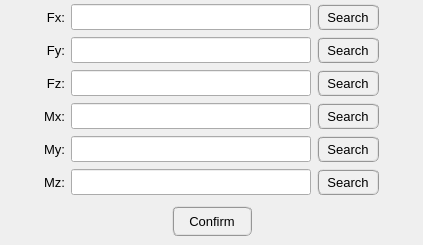
        <widget class="QWidget" name="tab_table_values">
         <attribute name="title">
          <string>Load tables</string>
         </attribute>
         <layout class="QGridLayout" name="gridLayout_15">
          <property name="leftMargin">
           <number>0</number>
          </property>
          <property name="topMargin">
           <number>0</number>
          </property>
          <property name="rightMargin">
           <number>0</number>
          </property>
          <property name="bottomMargin">
           <number>0</number>
          </property>
          <property name="spacing">
           <number>0</number>
          </property>
          <item row="2" column="0">
           <widget class="QFrame" name="frame_8">
            <property name="minimumSize">
             <size>
              <width>0</width>
              <height>48</height>
             </size>
            </property>
            <property name="maximumSize">
             <size>
              <width>16777215</width>
              <height>48</height>
             </size>
            </property>
            <property name="frameShape">
             <enum>QFrame::NoFrame</enum>
            </property>
            <property name="frameShadow">
             <enum>QFrame::Raised</enum>
            </property>
            <layout class="QGridLayout" name="gridLayout_16">
             <property name="leftMargin">
              <number>4</number>
             </property>
             <property name="topMargin">
              <number>4</number>
             </property>
             <property name="rightMargin">
              <number>4</number>
             </property>
             <property name="bottomMargin">
              <number>4</number>
             </property>
             <property name="spacing">
              <number>4</number>
             </property>
             <item row="0" column="1">
              <widget class="QPushButton" name="pushButton_table_values_confirm">
               <property name="minimumSize">
                <size>
                 <width>80</width>
                 <height>30</height>
                </size>
               </property>
               <property name="maximumSize">
                <size>
                 <width>80</width>
                 <height>30</height>
                </size>
               </property>
               <property name="font">
                <font>
                 <pointsize>10</pointsize>
                </font>
               </property>
               <property name="styleSheet">
                <string notr="true">QPushButton{border-radius: 6px; border-color: rgb(150, 150, 150); border-style: ridge; border-width: 2px; color: rgb(0, 0, 0); background-color: rgb(240, 240, 240)}
QPushButton:hover{border-radius: 6px; border-color: rgb(0, 170, 255); border-style: ridge; border-width: 2px; color: rgb(0, 0, 0); background-color: rgba(174, 213, 255, 100)}
QPushButton:pressed{border-radius: 6px; border-color: rgb(0, 170, 255); border-style: ridge; border-width: 2px; color: rgb(0, 0, 0); background-color: rgb(174, 213, 255)}
QPushButton:disabled{border-radius: 6px; border-color: rgb(150, 150, 150); border-style: ridge; border-width: 0px; color: rgb(150,150, 150); background-color: rgb(220, 220, 220)}</string>
               </property>
               <property name="text">
                <string>Confirm</string>
               </property>
              </widget>
             </item>
             <item row="0" column="0">
              <spacer name="horizontalSpacer_9">
               <property name="orientation">
                <enum>Qt::Horizontal</enum>
               </property>
               <property name="sizeHint" stdset="0">
                <size>
                 <width>40</width>
                 <height>20</height>
                </size>
               </property>
              </spacer>
             </item>
             <item row="0" column="2">
              <spacer name="horizontalSpacer_10">
               <property name="orientation">
                <enum>Qt::Horizontal</enum>
               </property>
               <property name="sizeHint" stdset="0">
                <size>
                 <width>40</width>
                 <height>20</height>
                </size>
               </property>
              </spacer>
             </item>
            </layout>
           </widget>
          </item>
          <item row="0" column="0">
           <widget class="QFrame" name="frame_9">
            <property name="frameShape">
             <enum>QFrame::NoFrame</enum>
            </property>
            <property name="frameShadow">
             <enum>QFrame::Raised</enum>
            </property>
            <layout class="QGridLayout" name="gridLayout_3">
             <property name="leftMargin">
              <number>4</number>
             </property>
             <property name="topMargin">
              <number>4</number>
             </property>
             <property name="rightMargin">
              <number>4</number>
             </property>
             <property name="bottomMargin">
              <number>2</number>
             </property>
             <property name="horizontalSpacing">
              <number>6</number>
             </property>
             <property name="verticalSpacing">
              <number>7</number>
             </property>
             <item row="1" column="1">
              <widget class="QLabel" name="label_Uy_table">
               <property name="enabled">
                <bool>true</bool>
               </property>
               <property name="minimumSize">
                <size>
                 <width>0</width>
                 <height>26</height>
                </size>
               </property>
               <property name="maximumSize">
                <size>
                 <width>38</width>
                 <height>26</height>
                </size>
               </property>
               <property name="font">
                <font>
                 <pointsize>10</pointsize>
                </font>
               </property>
               <property name="text">
                <string>Fy:</string>
               </property>
               <property name="alignment">
                <set>Qt::AlignRight|Qt::AlignTrailing|Qt::AlignVCenter</set>
               </property>
              </widget>
             </item>
             <item row="2" column="2">
              <widget class="QLineEdit" name="lineEdit_path_table_Fz">
               <property name="enabled">
                <bool>true</bool>
               </property>
               <property name="minimumSize">
                <size>
                 <width>240</width>
                 <height>26</height>
                </size>
               </property>
               <property name="maximumSize">
                <size>
                 <width>240</width>
                 <height>26</height>
                </size>
               </property>
               <property name="alignment">
                <set>Qt::AlignCenter</set>
               </property>
              </widget>
             </item>
             <item row="5" column="3">
              <widget class="QPushButton" name="pushButton_load_Mz_table">
               <property name="enabled">
                <bool>true</bool>
               </property>
               <property name="sizePolicy">
                <sizepolicy hsizetype="Expanding" vsizetype="Fixed">
                 <horstretch>0</horstretch>
                 <verstretch>0</verstretch>
                </sizepolicy>
               </property>
               <property name="minimumSize">
                <size>
                 <width>62</width>
                 <height>26</height>
                </size>
               </property>
               <property name="maximumSize">
                <size>
                 <width>62</width>
                 <height>26</height>
                </size>
               </property>
               <property name="font">
                <font>
                 <pointsize>10</pointsize>
                </font>
               </property>
               <property name="styleSheet">
                <string notr="true">QPushButton{border-radius: 6px; border-color: rgb(150, 150, 150); border-style: ridge; border-width: 2px; color: rgb(0, 0, 0); background-color: rgb(240, 240, 240)}
QPushButton:hover{border-radius: 6px; border-color: rgb(0, 170, 255); border-style: ridge; border-width: 2px; color: rgb(0, 0, 0); background-color: rgba(174, 213, 255, 100)}
QPushButton:pressed{border-radius: 6px; border-color: rgb(0, 170, 255); border-style: ridge; border-width: 2px; color: rgb(0, 0, 0); background-color: rgb(174, 213, 255)}
QPushButton:disabled{border-radius: 6px; border-color: rgb(150, 150, 150); border-style: ridge; border-width: 0px; color: rgb(150,150, 150); background-color: rgb(220, 220, 220)}</string>
               </property>
               <property name="text">
                <string>Search</string>
               </property>
              </widget>
             </item>
             <item row="0" column="2">
              <widget class="QLineEdit" name="lineEdit_path_table_Fx">
               <property name="enabled">
                <bool>true</bool>
               </property>
               <property name="minimumSize">
                <size>
                 <width>240</width>
                 <height>26</height>
                </size>
               </property>
               <property name="maximumSize">
                <size>
                 <width>240</width>
                 <height>26</height>
                </size>
               </property>
               <property name="alignment">
                <set>Qt::AlignCenter</set>
               </property>
              </widget>
             </item>
             <item row="0" column="3">
              <widget class="QPushButton" name="pushButton_load_Fx_table">
               <property name="enabled">
                <bool>true</bool>
               </property>
               <property name="sizePolicy">
                <sizepolicy hsizetype="Expanding" vsizetype="Fixed">
                 <horstretch>0</horstretch>
                 <verstretch>0</verstretch>
                </sizepolicy>
               </property>
               <property name="minimumSize">
                <size>
                 <width>62</width>
                 <height>26</height>
                </size>
               </property>
               <property name="maximumSize">
                <size>
                 <width>62</width>
                 <height>26</height>
                </size>
               </property>
               <property name="font">
                <font>
                 <pointsize>10</pointsize>
                </font>
               </property>
               <property name="styleSheet">
                <string notr="true">QPushButton{border-radius: 6px; border-color: rgb(150, 150, 150); border-style: ridge; border-width: 2px; color: rgb(0, 0, 0); background-color: rgb(240, 240, 240)}
QPushButton:hover{border-radius: 6px; border-color: rgb(0, 170, 255); border-style: ridge; border-width: 2px; color: rgb(0, 0, 0); background-color: rgba(174, 213, 255, 100)}
QPushButton:pressed{border-radius: 6px; border-color: rgb(0, 170, 255); border-style: ridge; border-width: 2px; color: rgb(0, 0, 0); background-color: rgb(174, 213, 255)}
QPushButton:disabled{border-radius: 6px; border-color: rgb(150, 150, 150); border-style: ridge; border-width: 0px; color: rgb(150,150, 150); background-color: rgb(220, 220, 220)}</string>
               </property>
               <property name="text">
                <string>Search</string>
               </property>
              </widget>
             </item>
             <item row="2" column="1">
              <widget class="QLabel" name="label_Uz_table">
               <property name="enabled">
                <bool>true</bool>
               </property>
               <property name="minimumSize">
                <size>
                 <width>0</width>
                 <height>26</height>
                </size>
               </property>
               <property name="maximumSize">
                <size>
                 <width>38</width>
                 <height>26</height>
                </size>
               </property>
               <property name="font">
                <font>
                 <pointsize>10</pointsize>
                </font>
               </property>
               <property name="text">
                <string>Fz:</string>
               </property>
               <property name="alignment">
                <set>Qt::AlignRight|Qt::AlignTrailing|Qt::AlignVCenter</set>
               </property>
              </widget>
             </item>
             <item row="5" column="2">
              <widget class="QLineEdit" name="lineEdit_path_table_Mz">
               <property name="enabled">
                <bool>true</bool>
               </property>
               <property name="minimumSize">
                <size>
                 <width>240</width>
                 <height>26</height>
                </size>
               </property>
               <property name="maximumSize">
                <size>
                 <width>240</width>
                 <height>26</height>
                </size>
               </property>
               <property name="alignment">
                <set>Qt::AlignCenter</set>
               </property>
              </widget>
             </item>
             <item row="1" column="2">
              <widget class="QLineEdit" name="lineEdit_path_table_Fy">
               <property name="enabled">
                <bool>true</bool>
               </property>
               <property name="minimumSize">
                <size>
                 <width>240</width>
                 <height>26</height>
                </size>
               </property>
               <property name="maximumSize">
                <size>
                 <width>240</width>
                 <height>26</height>
                </size>
               </property>
               <property name="alignment">
                <set>Qt::AlignCenter</set>
               </property>
              </widget>
             </item>
             <item row="2" column="3">
              <widget class="QPushButton" name="pushButton_load_Fz_table">
               <property name="enabled">
                <bool>true</bool>
               </property>
               <property name="sizePolicy">
                <sizepolicy hsizetype="Expanding" vsizetype="Fixed">
                 <horstretch>0</horstretch>
                 <verstretch>0</verstretch>
                </sizepolicy>
               </property>
               <property name="minimumSize">
                <size>
                 <width>62</width>
                 <height>26</height>
                </size>
               </property>
               <property name="maximumSize">
                <size>
                 <width>62</width>
                 <height>26</height>
                </size>
               </property>
               <property name="font">
                <font>
                 <pointsize>10</pointsize>
                </font>
               </property>
               <property name="styleSheet">
                <string notr="true">QPushButton{border-radius: 6px; border-color: rgb(150, 150, 150); border-style: ridge; border-width: 2px; color: rgb(0, 0, 0); background-color: rgb(240, 240, 240)}
QPushButton:hover{border-radius: 6px; border-color: rgb(0, 170, 255); border-style: ridge; border-width: 2px; color: rgb(0, 0, 0); background-color: rgba(174, 213, 255, 100)}
QPushButton:pressed{border-radius: 6px; border-color: rgb(0, 170, 255); border-style: ridge; border-width: 2px; color: rgb(0, 0, 0); background-color: rgb(174, 213, 255)}
QPushButton:disabled{border-radius: 6px; border-color: rgb(150, 150, 150); border-style: ridge; border-width: 0px; color: rgb(150,150, 150); background-color: rgb(220, 220, 220)}</string>
               </property>
               <property name="text">
                <string>Search</string>
               </property>
              </widget>
             </item>
             <item row="1" column="3">
              <widget class="QPushButton" name="pushButton_load_Fy_table">
               <property name="enabled">
                <bool>true</bool>
               </property>
               <property name="sizePolicy">
                <sizepolicy hsizetype="Expanding" vsizetype="Fixed">
                 <horstretch>0</horstretch>
                 <verstretch>0</verstretch>
                </sizepolicy>
               </property>
               <property name="minimumSize">
                <size>
                 <width>62</width>
                 <height>26</height>
                </size>
               </property>
               <property name="maximumSize">
                <size>
                 <width>62</width>
                 <height>26</height>
                </size>
               </property>
               <property name="font">
                <font>
                 <pointsize>10</pointsize>
                </font>
               </property>
               <property name="styleSheet">
                <string notr="true">QPushButton{border-radius: 6px; border-color: rgb(150, 150, 150); border-style: ridge; border-width: 2px; color: rgb(0, 0, 0); background-color: rgb(240, 240, 240)}
QPushButton:hover{border-radius: 6px; border-color: rgb(0, 170, 255); border-style: ridge; border-width: 2px; color: rgb(0, 0, 0); background-color: rgba(174, 213, 255, 100)}
QPushButton:pressed{border-radius: 6px; border-color: rgb(0, 170, 255); border-style: ridge; border-width: 2px; color: rgb(0, 0, 0); background-color: rgb(174, 213, 255)}
QPushButton:disabled{border-radius: 6px; border-color: rgb(150, 150, 150); border-style: ridge; border-width: 0px; color: rgb(150,150, 150); background-color: rgb(220, 220, 220)}</string>
               </property>
               <property name="text">
                <string>Search</string>
               </property>
              </widget>
             </item>
             <item row="0" column="1">
              <widget class="QLabel" name="label_Ux_table">
               <property name="enabled">
                <bool>true</bool>
               </property>
               <property name="minimumSize">
                <size>
                 <width>0</width>
                 <height>26</height>
                </size>
               </property>
               <property name="maximumSize">
                <size>
                 <width>38</width>
                 <height>26</height>
                </size>
               </property>
               <property name="font">
                <font>
                 <pointsize>10</pointsize>
                </font>
               </property>
               <property name="text">
                <string>Fx:</string>
               </property>
               <property name="alignment">
                <set>Qt::AlignRight|Qt::AlignTrailing|Qt::AlignVCenter</set>
               </property>
              </widget>
             </item>
             <item row="3" column="1">
              <widget class="QLabel" name="label_Rx_table">
               <property name="enabled">
                <bool>true</bool>
               </property>
               <property name="minimumSize">
                <size>
                 <width>0</width>
                 <height>26</height>
                </size>
               </property>
               <property name="maximumSize">
                <size>
                 <width>38</width>
                 <height>26</height>
                </size>
               </property>
               <property name="font">
                <font>
                 <pointsize>10</pointsize>
                </font>
               </property>
               <property name="text">
                <string>Mx:</string>
               </property>
               <property name="alignment">
                <set>Qt::AlignRight|Qt::AlignTrailing|Qt::AlignVCenter</set>
               </property>
              </widget>
             </item>
             <item row="3" column="2">
              <widget class="QLineEdit" name="lineEdit_path_table_Mx">
               <property name="enabled">
                <bool>true</bool>
               </property>
               <property name="minimumSize">
                <size>
                 <width>240</width>
                 <height>26</height>
                </size>
               </property>
               <property name="maximumSize">
                <size>
                 <width>240</width>
                 <height>26</height>
                </size>
               </property>
               <property name="alignment">
                <set>Qt::AlignCenter</set>
               </property>
              </widget>
             </item>
             <item row="3" column="3">
              <widget class="QPushButton" name="pushButton_load_Mx_table">
               <property name="enabled">
                <bool>true</bool>
               </property>
               <property name="sizePolicy">
                <sizepolicy hsizetype="Expanding" vsizetype="Fixed">
                 <horstretch>0</horstretch>
                 <verstretch>0</verstretch>
                </sizepolicy>
               </property>
               <property name="minimumSize">
                <size>
                 <width>62</width>
                 <height>26</height>
                </size>
               </property>
               <property name="maximumSize">
                <size>
                 <width>62</width>
                 <height>26</height>
                </size>
               </property>
               <property name="font">
                <font>
                 <pointsize>10</pointsize>
                </font>
               </property>
               <property name="styleSheet">
                <string notr="true">QPushButton{border-radius: 6px; border-color: rgb(150, 150, 150); border-style: ridge; border-width: 2px; color: rgb(0, 0, 0); background-color: rgb(240, 240, 240)}
QPushButton:hover{border-radius: 6px; border-color: rgb(0, 170, 255); border-style: ridge; border-width: 2px; color: rgb(0, 0, 0); background-color: rgba(174, 213, 255, 100)}
QPushButton:pressed{border-radius: 6px; border-color: rgb(0, 170, 255); border-style: ridge; border-width: 2px; color: rgb(0, 0, 0); background-color: rgb(174, 213, 255)}
QPushButton:disabled{border-radius: 6px; border-color: rgb(150, 150, 150); border-style: ridge; border-width: 0px; color: rgb(150,150, 150); background-color: rgb(220, 220, 220)}</string>
               </property>
               <property name="text">
                <string>Search</string>
               </property>
              </widget>
             </item>
             <item row="4" column="3">
              <widget class="QPushButton" name="pushButton_load_My_table">
               <property name="enabled">
                <bool>true</bool>
               </property>
               <property name="sizePolicy">
                <sizepolicy hsizetype="Expanding" vsizetype="Fixed">
                 <horstretch>0</horstretch>
                 <verstretch>0</verstretch>
                </sizepolicy>
               </property>
               <property name="minimumSize">
                <size>
                 <width>62</width>
                 <height>26</height>
                </size>
               </property>
               <property name="maximumSize">
                <size>
                 <width>62</width>
                 <height>26</height>
                </size>
               </property>
               <property name="font">
                <font>
                 <pointsize>10</pointsize>
                </font>
               </property>
               <property name="styleSheet">
                <string notr="true">QPushButton{border-radius: 6px; border-color: rgb(150, 150, 150); border-style: ridge; border-width: 2px; color: rgb(0, 0, 0); background-color: rgb(240, 240, 240)}
QPushButton:hover{border-radius: 6px; border-color: rgb(0, 170, 255); border-style: ridge; border-width: 2px; color: rgb(0, 0, 0); background-color: rgba(174, 213, 255, 100)}
QPushButton:pressed{border-radius: 6px; border-color: rgb(0, 170, 255); border-style: ridge; border-width: 2px; color: rgb(0, 0, 0); background-color: rgb(174, 213, 255)}
QPushButton:disabled{border-radius: 6px; border-color: rgb(150, 150, 150); border-style: ridge; border-width: 0px; color: rgb(150,150, 150); background-color: rgb(220, 220, 220)}</string>
               </property>
               <property name="text">
                <string>Search</string>
               </property>
              </widget>
             </item>
             <item row="4" column="1">
              <widget class="QLabel" name="label_Ry_table">
               <property name="enabled">
                <bool>true</bool>
               </property>
               <property name="minimumSize">
                <size>
                 <width>0</width>
                 <height>26</height>
                </size>
               </property>
               <property name="maximumSize">
                <size>
                 <width>38</width>
                 <height>26</height>
                </size>
               </property>
               <property name="font">
                <font>
                 <pointsize>10</pointsize>
                </font>
               </property>
               <property name="text">
                <string>My:</string>
               </property>
               <property name="alignment">
                <set>Qt::AlignRight|Qt::AlignTrailing|Qt::AlignVCenter</set>
               </property>
              </widget>
             </item>
             <item row="4" column="2">
              <widget class="QLineEdit" name="lineEdit_path_table_My">
               <property name="enabled">
                <bool>true</bool>
               </property>
               <property name="minimumSize">
                <size>
                 <width>240</width>
                 <height>26</height>
                </size>
               </property>
               <property name="maximumSize">
                <size>
                 <width>240</width>
                 <height>26</height>
                </size>
               </property>
               <property name="alignment">
                <set>Qt::AlignCenter</set>
               </property>
              </widget>
             </item>
             <item row="5" column="1">
              <widget class="QLabel" name="label_Rz_table">
               <property name="enabled">
                <bool>true</bool>
               </property>
               <property name="minimumSize">
                <size>
                 <width>0</width>
                 <height>26</height>
                </size>
               </property>
               <property name="maximumSize">
                <size>
                 <width>38</width>
                 <height>26</height>
                </size>
               </property>
               <property name="font">
                <font>
                 <pointsize>10</pointsize>
                </font>
               </property>
               <property name="text">
                <string>Mz:</string>
               </property>
               <property name="alignment">
                <set>Qt::AlignRight|Qt::AlignTrailing|Qt::AlignVCenter</set>
               </property>
              </widget>
             </item>
             <item row="0" column="4">
              <spacer name="horizontalSpacer_7">
               <property name="orientation">
                <enum>Qt::Horizontal</enum>
               </property>
               <property name="sizeHint" stdset="0">
                <size>
                 <width>40</width>
                 <height>20</height>
                </size>
               </property>
              </spacer>
             </item>
             <item row="0" column="0">
              <spacer name="horizontalSpacer_8">
               <property name="orientation">
                <enum>Qt::Horizontal</enum>
               </property>
               <property name="sizeHint" stdset="0">
                <size>
                 <width>40</width>
                 <height>20</height>
                </size>
               </property>
              </spacer>
             </item>
            </layout>
           </widget>
          </item>
         </layout>
        </widget>
